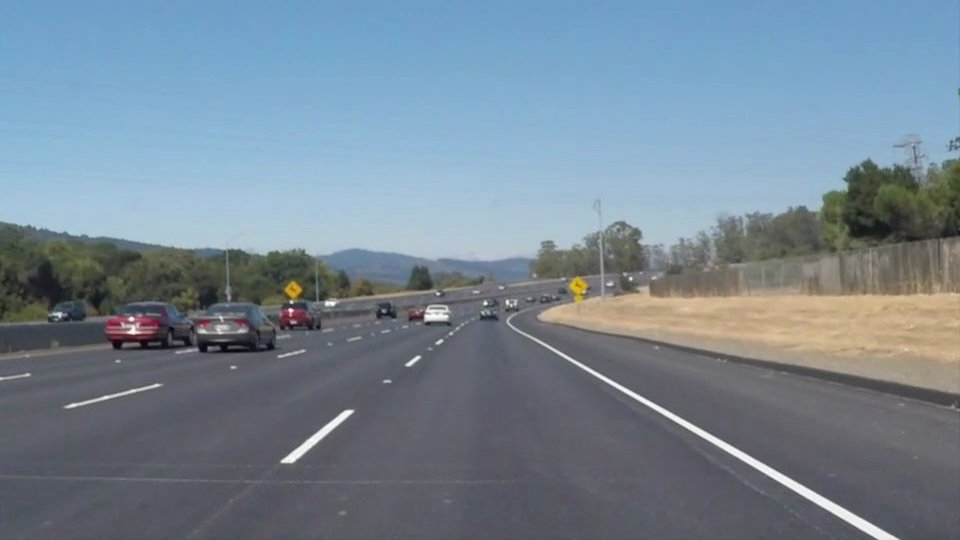
#> input picture ProyectoFINAL-Udacity/Udacity-P1-LaneLines-master/CarND-LaneLines-P1/test_images/solidWhiteCurve.jpg, 960 x 540 px; its folder holds only this picture in this run
$ python Ejercicio1.py
#> lines starting #> are read from the running program, lines starting #| are printed output that depends on the picture; after the words box and inside, x2 and y2 are one past the last pixel; in counts of white or black regions, pixels touching at a corner belong together
import os
import matplotlib.pyplot as plt
import matplotlib.image as mpimg
import numpy as np
import math
import cv2
#%matplotlib inline
from moviepy.editor import VideoFileClip
from IPython.display import HTML

imageDir = 'test_images/'
imageFiles = os.listdir(imageDir)

imageList = []

for i in range(0, len(imageFiles)):
    imageList.append(mpimg.imread(imageDir + imageFiles[i]))

print(imageFiles)

def display_images(images, cmap=None):
    plt.figure(figsize=(40, 40))
#> (this line was passed over: IPython is not available in this run)
    for i, image in enumerate(images):
        plt.subplot(3, 2, i + 1)
        plt.imshow(image, cmap)
        plt.autoscale(tight=True)
#> this loop made 1 pass
    plt.show()


display_images(imageList)
#> (the call stopped at in display_images, `plt.subplot(3, 2, i + 1)`: IPython is not available in this run)


def color_filter(image):
    # convert to HLS to mask based on HLS
    hls = cv2.cvtColor(image, cv2.COLOR_RGB2HLS)
#> hls: shape (540, 960, 3); mean of channels 0, 1, 2 97.9, 133.5, 57.7
#> image is the input picture: shape (540, 960, 3); mean R, G, B 118.5, 134.5, 148.1
    lower = np.array([0, 190, 0])
    upper = np.array([255, 255, 255])

    yellower = np.array([10, 0, 90])
    yelupper = np.array([50, 255, 255])

    yellowmask = cv2.inRange(hls, yellower, yelupper)
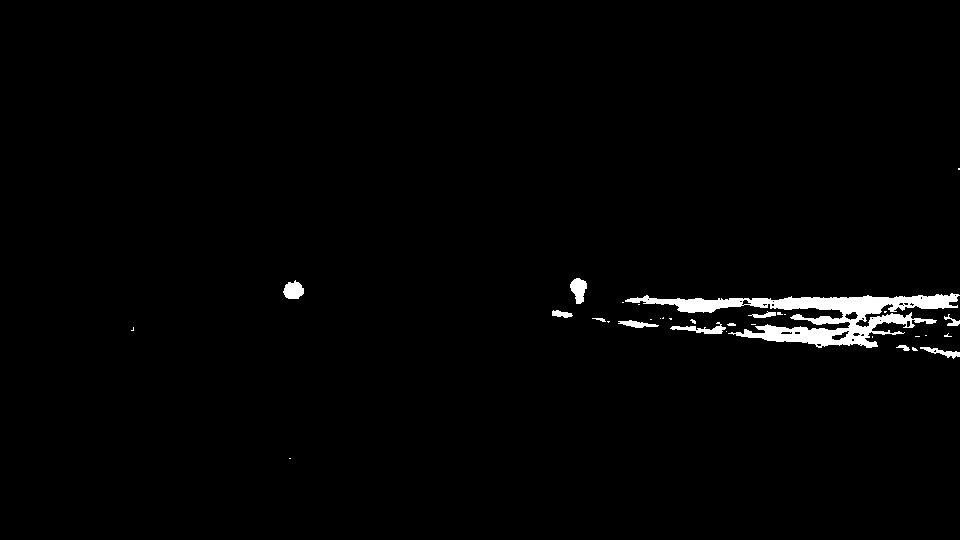
#> yellowmask: shape (540, 960); 1.6% white; 33 white regions (21 under 20 px), largest, box (x1, y1, x2, y2) and area: (625, 293, 960, 348) 6433, (570, 278, 587, 304) 292, (283, 280, 304, 299) 286
    whitemask = cv2.inRange(hls, lower, upper)
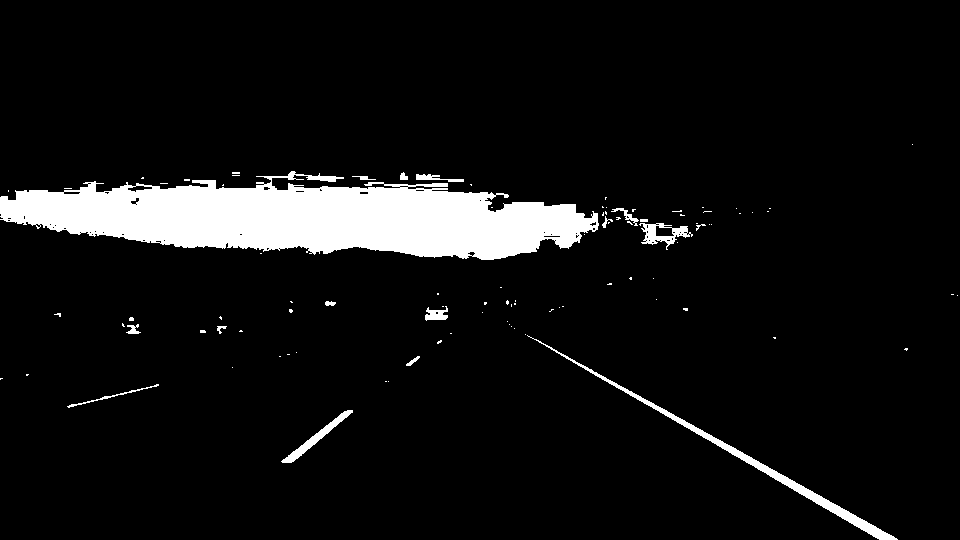
#> whitemask: shape (540, 960); 7.2% white; 96 white regions (79 under 20 px), largest, box (x1, y1, x2, y2) and area: (0, 171, 599, 260) 32481, (527, 335, 898, 540) 2412, (281, 410, 353, 463) 596

    mask = cv2.bitwise_or(yellowmask, whitemask)
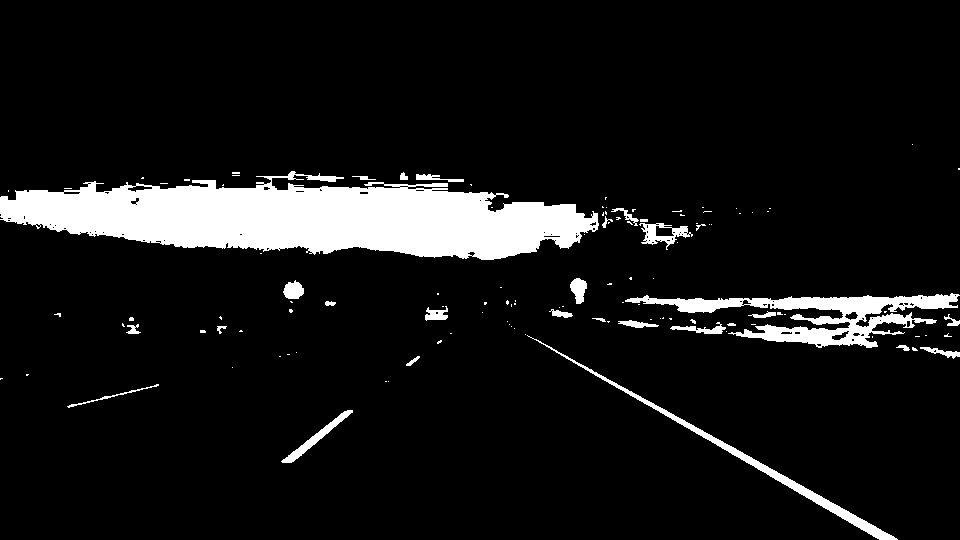
#> mask: shape (540, 960); 8.8% white; 120 white regions (91 under 20 px), largest, box (x1, y1, x2, y2) and area: (0, 171, 599, 260) 32481, (625, 293, 960, 348) 6433, (527, 335, 898, 540) 2412
    masked = cv2.bitwise_and(image, image, mask=mask)
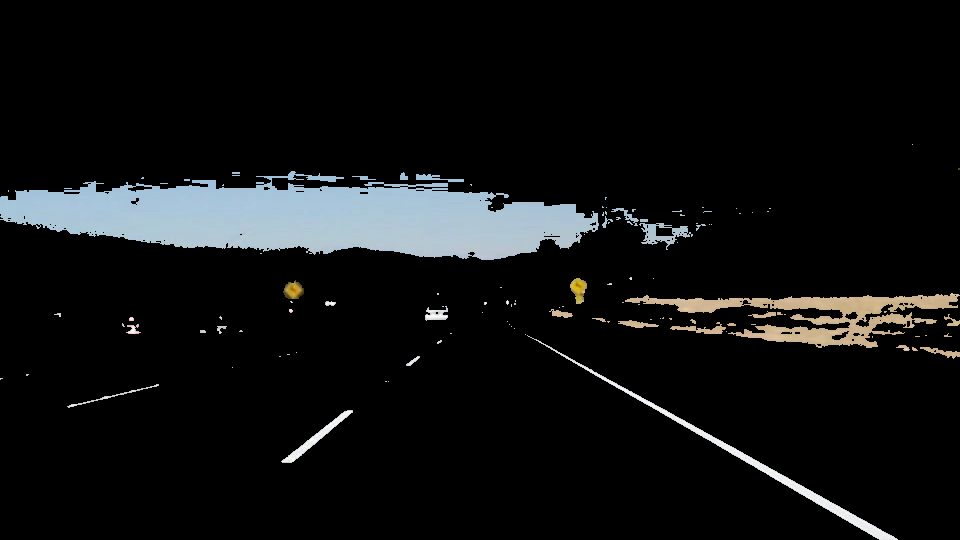
#> masked: shape (540, 960, 3); mean R, G, B 16, 17.3, 17.7

    return masked


filtered_img = list(map(color_filter, imageList))
#> filtered_img = 1 item

display_images(filtered_img)
#> the loop in display_images, `for i, image in enumerate(images):` made 1 pass
#> (the call stopped at in display_images, `plt.subplot(3, 2, i + 1)`: IPython is not available in this run)

$ run again, on ProyectoFINAL-Udacity/Udacity-P1-LaneLines-master/CarND-LaneLines-P1/test_images/solidYellowLeft.jpg
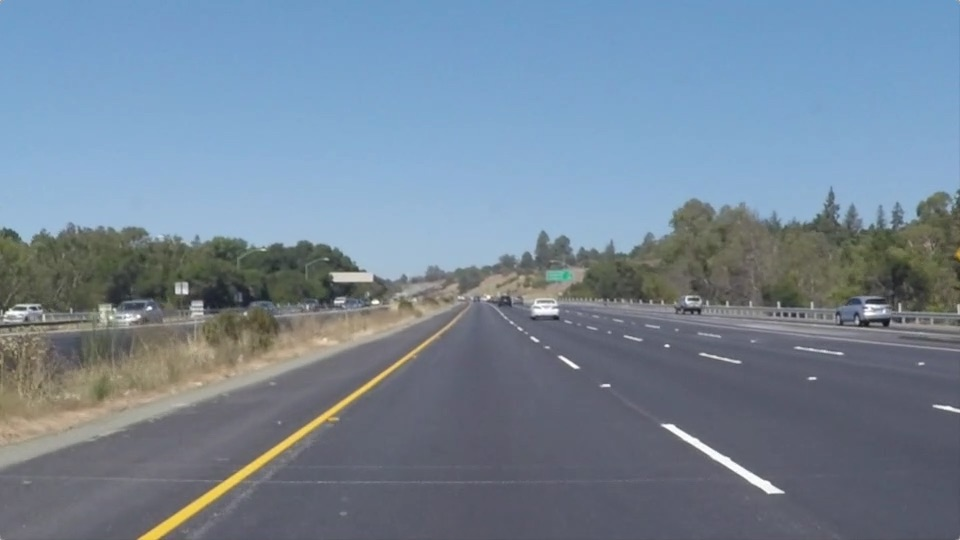
#> input picture ProyectoFINAL-Udacity/Udacity-P1-LaneLines-master/CarND-LaneLines-P1/test_images/solidYellowLeft.jpg, 960 x 540 px
#> the loop in display_images, `for i, image in enumerate(images):` made 1 pass
#> hls: shape (540, 960, 3); mean of channels 0, 1, 2 94.7, 133.9, 61.3
#> in color_filter, image is the input picture: shape (540, 960, 3); mean R, G, B 116.5, 133.6, 150.8
#> in color_filter, `yellowmask = cv2.inRange(hls, yellower, yelupper)`:
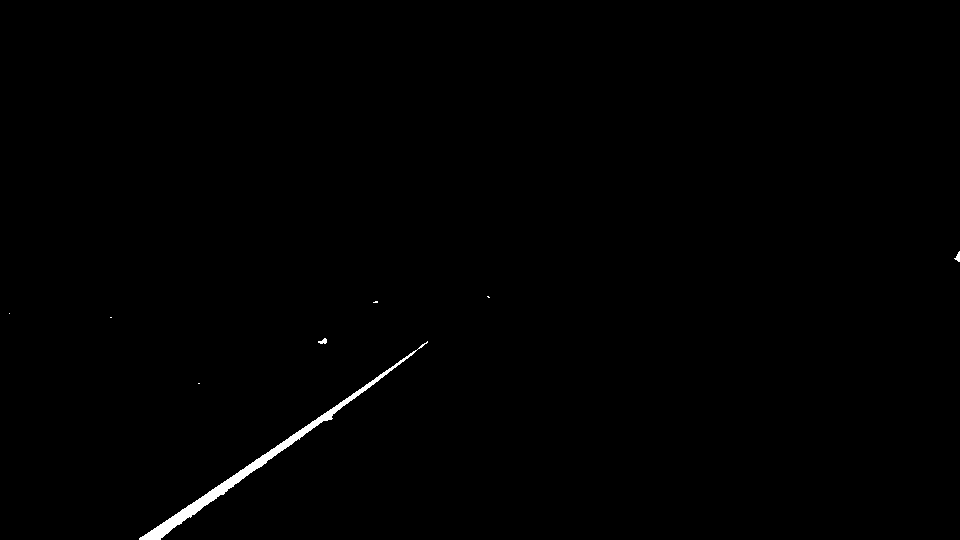
#> yellowmask: shape (540, 960); 0.48% white; 8 white regions (5 under 20 px), largest, box (x1, y1, x2, y2) and area: (139, 341, 428, 540) 2408, (954, 251, 960, 262) 35, (318, 338, 327, 344) 34
#> whitemask: shape (540, 960); 0.53% white; 94 white regions (75 under 20 px), largest, box (x1, y1, x2, y2) and area: (662, 424, 784, 494) 966, (333, 272, 373, 281) 315, (532, 298, 558, 315) 283
#> in color_filter, `mask = cv2.bitwise_or(yellowmask, whitemask)`:
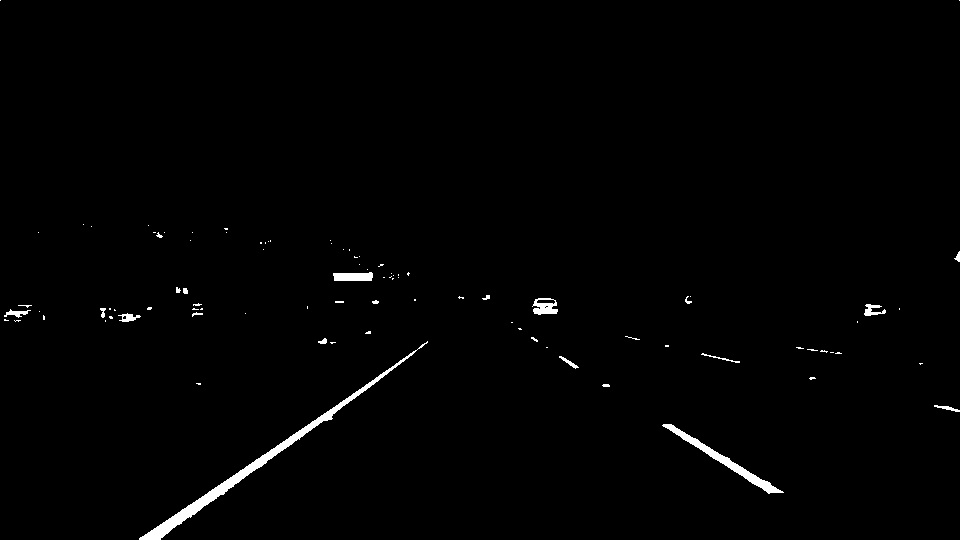
#> mask: shape (540, 960); 1% white; 92 white regions (71 under 20 px), largest, box (x1, y1, x2, y2) and area: (139, 341, 428, 540) 2408, (662, 424, 784, 494) 966, (333, 272, 373, 281) 315
#> filtered_img = 1 item

$ run again, on ProyectoFINAL-Udacity/Udacity-P1-LaneLines-master/CarND-LaneLines-P1/test_images/whiteCarLaneSwitch.jpg
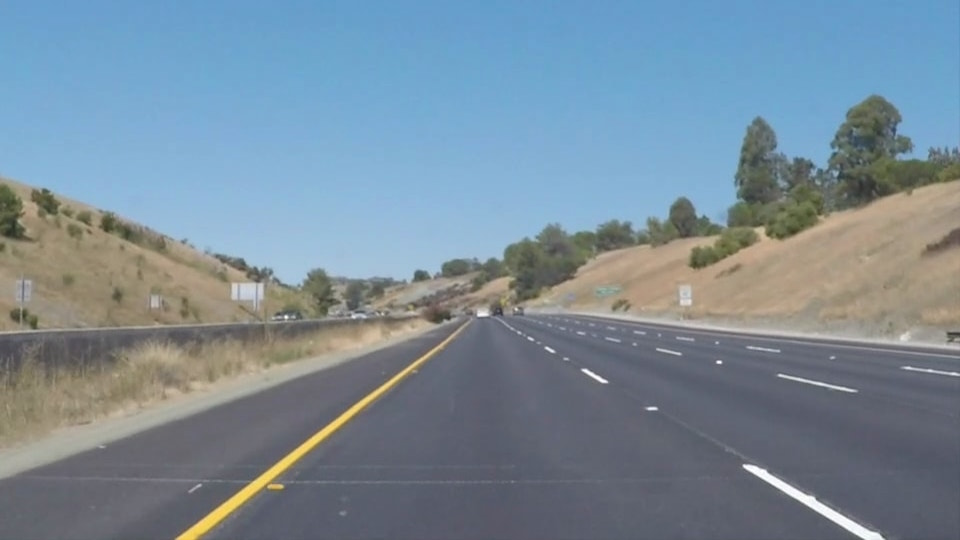
#> input picture ProyectoFINAL-Udacity/Udacity-P1-LaneLines-master/CarND-LaneLines-P1/test_images/whiteCarLaneSwitch.jpg, 960 x 540 px
#> the loop in display_images, `for i, image in enumerate(images):` made 1 pass
#> hls: shape (540, 960, 3); mean of channels 0, 1, 2 85.9, 137.3, 65.5
#> in color_filter, image is the input picture: shape (540, 960, 3); mean R, G, B 121.2, 139.4, 152.9
#> in color_filter, `yellowmask = cv2.inRange(hls, yellower, yelupper)`:
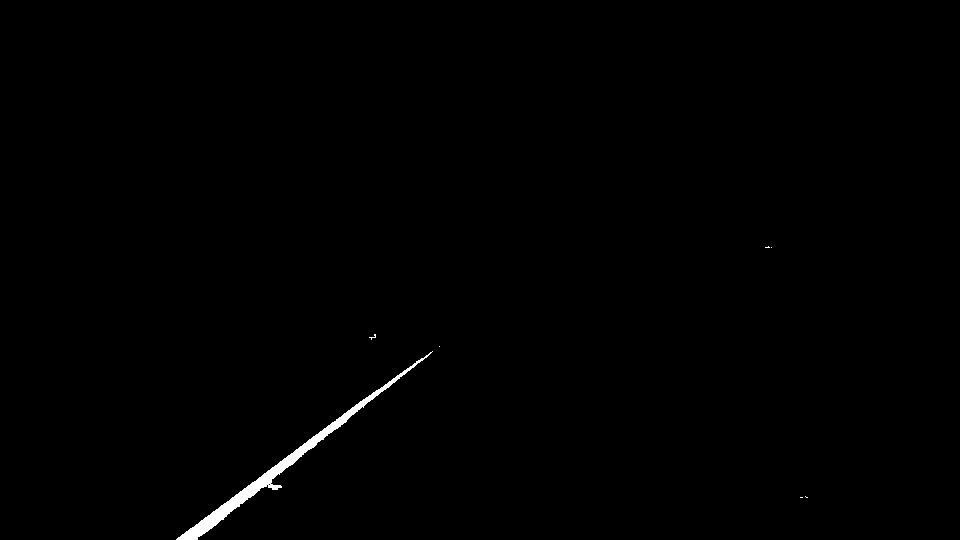
#> yellowmask: shape (540, 960); 0.5% white; 7 white regions (6 under 20 px), largest, box (x1, y1, x2, y2) and area: (176, 351, 433, 540) 2549
#> whitemask: shape (540, 960); 1.5% white; 102 white regions (85 under 20 px), largest, box (x1, y1, x2, y2) and area: (237, 240, 421, 284) 4027, (743, 465, 884, 540) 1296, (581, 313, 960, 349) 899
#> in color_filter, `mask = cv2.bitwise_or(yellowmask, whitemask)`:
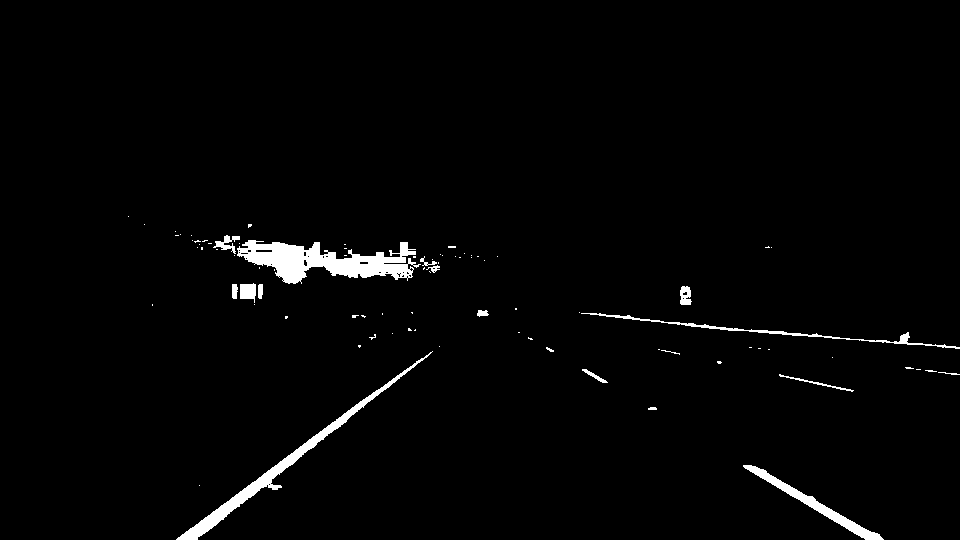
#> mask: shape (540, 960); 2% white; 85 white regions (67 under 20 px), largest, box (x1, y1, x2, y2) and area: (237, 240, 421, 284) 4027, (176, 351, 433, 540) 2549, (743, 465, 884, 540) 1296
#> filtered_img = 1 item

$ run again, on ProyectoFINAL-Udacity/Udacity-P1-LaneLines-master/CarND-LaneLines-P1/test_images/solidWhiteRight.jpg
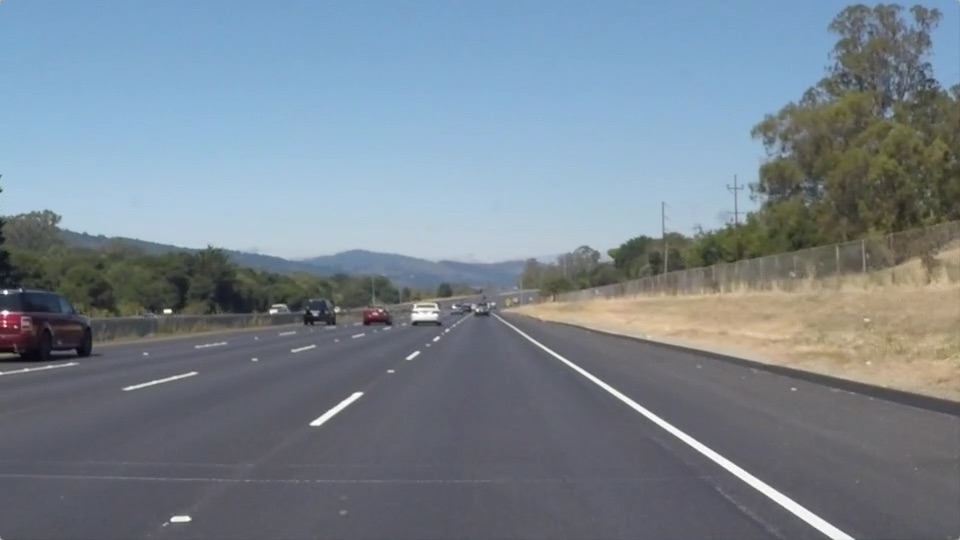
#> input picture ProyectoFINAL-Udacity/Udacity-P1-LaneLines-master/CarND-LaneLines-P1/test_images/solidWhiteRight.jpg, 960 x 540 px
#> the loop in display_images, `for i, image in enumerate(images):` made 1 pass
#> hls: shape (540, 960, 3); mean of channels 0, 1, 2 95, 132.1, 55.2
#> in color_filter, image is the input picture: shape (540, 960, 3); mean R, G, B 120.3, 132.6, 143.7
#> in color_filter, `yellowmask = cv2.inRange(hls, yellower, yelupper)`:
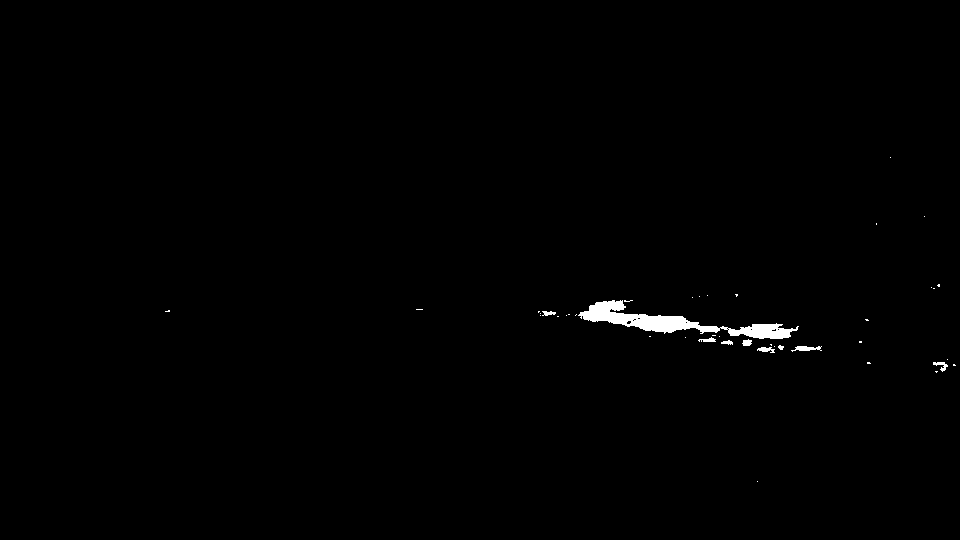
#> yellowmask: shape (540, 960); 0.6% white; 42 white regions (33 under 20 px), largest, box (x1, y1, x2, y2) and area: (578, 300, 799, 339) 2584, (791, 346, 822, 352) 105, (757, 347, 775, 353) 67
#> whitemask: shape (540, 960); 11.2% white; 109 white regions (93 under 20 px), largest, box (x1, y1, x2, y2) and area: (0, 152, 719, 263) 53708, (510, 325, 854, 540) 2478, (310, 392, 363, 425) 317
#> mask: shape (540, 960); 11.7% white; 131 white regions (110 under 20 px), largest, box (x1, y1, x2, y2) and area: (0, 152, 719, 263) 53708, (578, 300, 799, 339) 2585, (510, 325, 854, 540) 2478
#> in color_filter, `masked = cv2.bitwise_and(image, image, mask=mask)`:
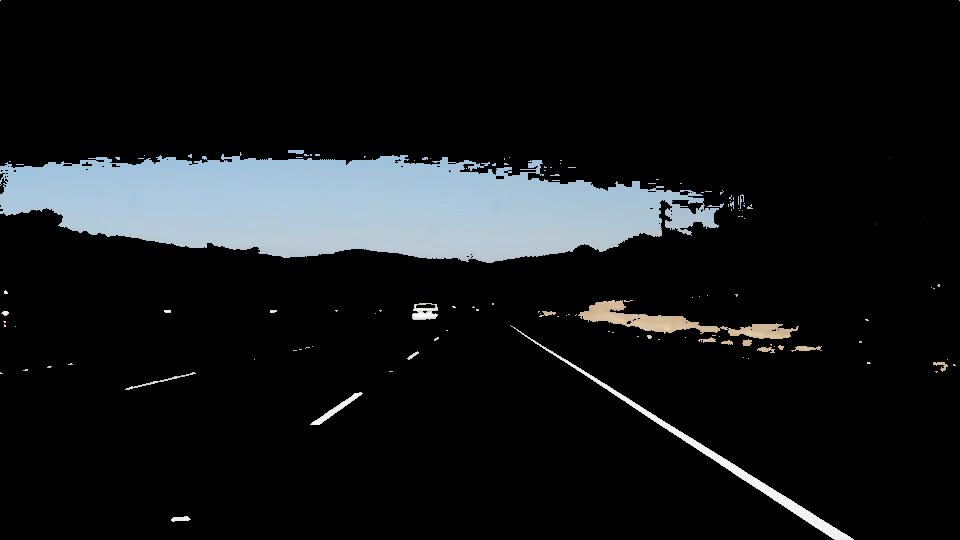
#> masked: shape (540, 960, 3); mean R, G, B 21, 23.5, 25.2
#> filtered_img = 1 item
